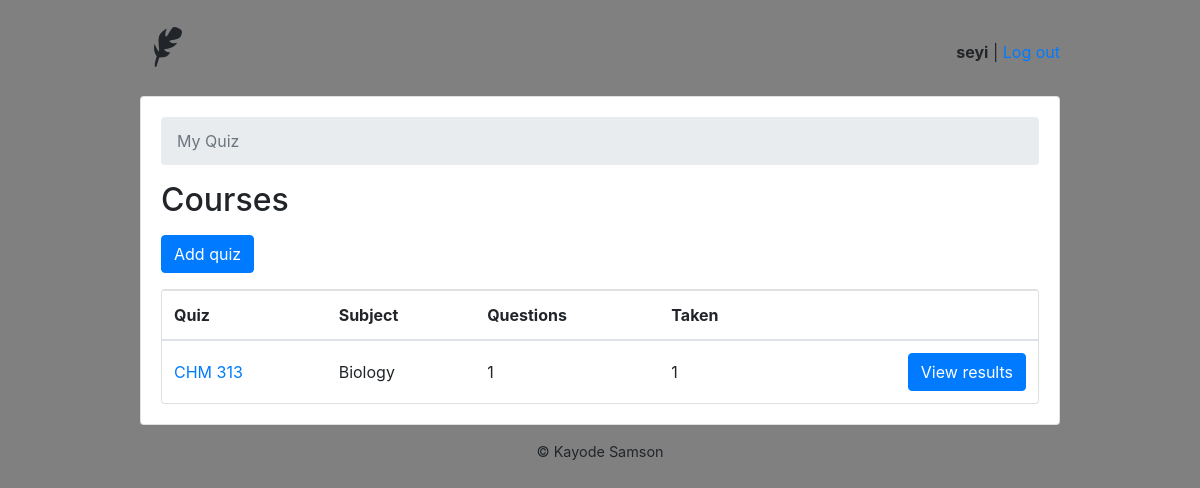
Before: /teachers/ (signed in) with the older database file.
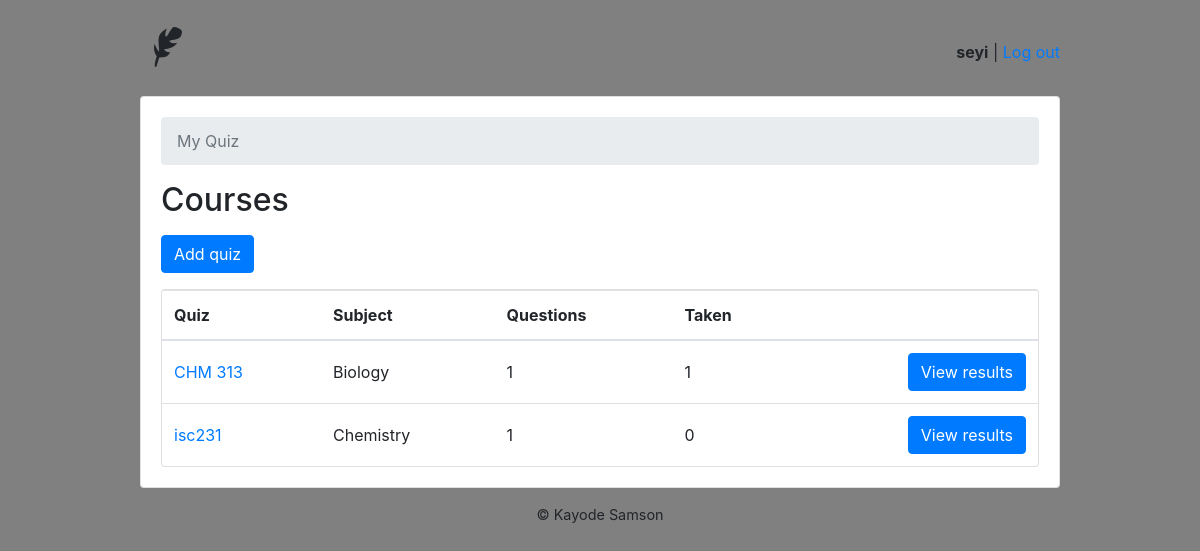
After: the same page with the newer database file.
### main/models.py (models this page shows, shortened)
class User(AbstractUser):
    is_student = models.BooleanField(default=False)
    is_teacher = models.BooleanField(default=False)

class Quiz(models.Model):
    owner = models.ForeignKey(User, on_delete=models.CASCADE, related_name='quizzes')
    name = models.CharField(max_length=500)
    subject = models.ForeignKey(Subject, on_delete=models.CASCADE, related_name='quizzes')

class Subject(models.Model):
    name = models.CharField(max_length=100)
    def __str__(self):
        return self.name

### main/views/teacher.py (the view)
# urls.py: path('', students.QuizListView.as_view(), name='quiz_list'),
@method_decorator([login_required, teacher_required], name='dispatch')
class QuizListView(ListView):
    model = Quiz
    ordering = ['name']
    context_object_name = 'quizzes'
    template_name = 'main/teachers/quiz_change_list.html'
    def get_queryset(self):
        queryset = self.request.user.quizzes.select_related('subject'). \
            annotate(questions_count=Count('questions', distinct=True)). \
            annotate(taken_count=Count('taken_quizzes', distinct=True))
        return queryset

### main/templates/main/teachers/quiz_change_list.html
{% extends 'main/base.html' %}
{% block content %}
  <nav aria-label="breadcrumb">
    <ol class="breadcrumb">
      <li class="breadcrumb-item active" aria-current="page">My Quiz</li>
    </ol>
  </nav>
  <h2 class="mb-3">Courses</h2>
  <a href="{% url 'teachers:quiz_add' %}" class="btn btn-primary mb-3" role="button">Add quiz</a>
  <div class="card">
    <table class="table mb-0">
      <thead>
        <tr>
          <th>Quiz</th>
          <th>Subject</th>
          <th>Questions</th>
          <th>Taken</th>
          <th></th>
        </tr>
      </thead>
      <tbody>
        {% for quiz in quizzes %}
          <tr>
            <td class="align-middle"><a href="{% url 'teachers:quiz_change' quiz.pk %}">{{ quiz.name }}</a></td>
            <td class="align-middle">{{ quiz.subject }}</td>
            <td class="align-middle">{{ quiz.questions_count }}</td>
            <td class="align-middle">{{ quiz.taken_count }}</td>
            <td class="text-right">
              <a href="{% url 'teachers:quiz_results' quiz.pk %}" class="btn btn-primary">View results</a>
            </td>
          </tr>
        {% empty %}
          <tr>
            <td class="bg-light text-center font-italic" colspan="5">You haven't created any quiz yet.</td>
          </tr>
        {% endfor %}
      </tbody>
    </table>
  </div>
{% endblock %}

### main/templates/main/base.html (shortened to what this page needs)
{% load static %}
<!DOCTYPE html>
<html lang="en">
  <head>
    <link rel="stylesheet" href="{% static 'main/css/bootstrap.min.css' %}">
    <link rel="stylesheet" type="text/css" href="{% static 'main/vendor/fontello-2f186091/css/fontello.css' %}">
    <link rel="stylesheet" type="text/css" href="{% static 'main/css/app.css' %}">
    {% if user.is_authenticated and user.is_teacher %}
      <link rel="stylesheet" type="text/css" href="{% static 'main/css/teachers.css' %}">
    {% else %}
      <link rel="stylesheet" type="text/css" href="{% static 'main/css/students.css' %}">
    {% endif %}
  </head>
  <body style="background-color: grey">
    <div class="container my-4">
      <div class="row justify-content-center">
        <div class="col-md-10 col-sm-12">
          <div class="row">
            <div class="col-6">
              <h1 class="logo">
                <a href="{% url 'home' %}">
                  {% if user.is_authenticated %}
                    {% if user.is_teacher %}
                      <span class="icon-feather" data-toggle="tooltip" data-placement="right" title="Teacher profile"></span>
                    {% else %}
                      <span class="icon-graduation-cap" data-toggle="tooltip" data-placement="right" title="Student profile"></span>
                    {% endif %}
                  {% endif %}
                </a>
              </h1>
            </div>
            <div class="col-6 text-right">
              {% if user.is_authenticated %}
                <p class="pt-3"><strong>{{ user.username }}</strong> | <a href="{% url 'logout' %}">Log out</a></p>
              {% else %}
                <a href="{% url 'login' %}" class="btn btn-light" role="button">Log in</a>
                <a href="{% url 'signup' %}" class="btn btn-primary" role="button">Sign up</a>
              {% endif %}
            </div>
          </div>
          <div class="card mb-3 mt-3">
            <div class="card-body">
              {% block content %}
              {% endblock %}
            </div>
          </div>
          <footer class="text-center">
            <a href="https://github.com/seyikayode" target="blank">© Kayode Samson</a>
          </footer>
        </div>
      </div>
    </div>
  </body>
</html>

### main/static/main/css/app.css (style rules this page uses)
.logo { font-family: 'Clicker Script', cursive; }
.logo a { color: #212529; text-decoration: none; }
footer { font-size: .9rem; }
footer a { color: #212529; }

### main/static/main/css/teachers.css (style rules this page uses)
body { background-color: grey; }

Changed rows visible on the page:
added Quiz: name "isc231", subject "Chemistry", questions_count "1", taken_count "0"
